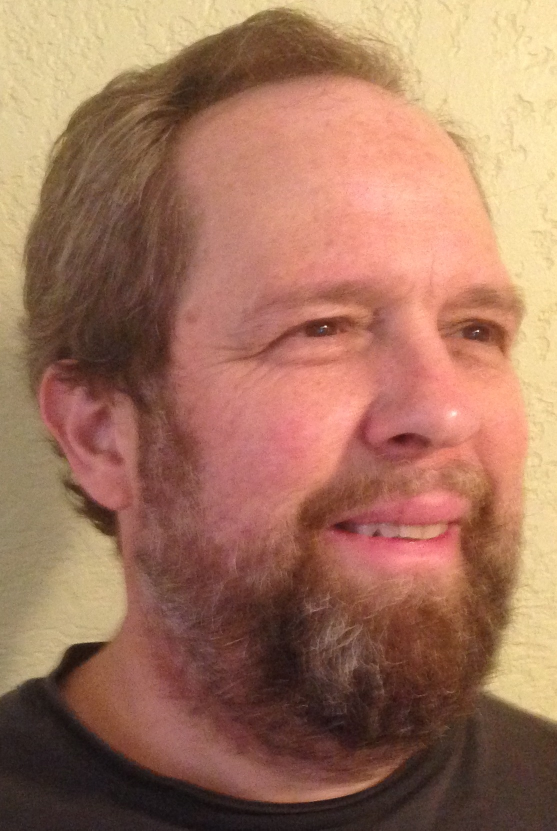
#> input picture 09-applied-ml/Labs/Faces/Steve.jpg, 1113 x 1661 px, found by its file name (shown at 1/2 size)
$ jupyter execute --allow-errors ImageAnalysis.ipynb   (shell and % lines are left out)   (older library calls are emulated)
#> lines starting #> are read from the running program, lines starting #| are printed output that depends on the picture
# Applications of Data Science
# Lab 4
# Analysis of Images

## Overview

Images are a widely used unstructured data type, and analysis and preparation of images is a common data science task. In this notebook, you will explore the basics of image processing with Python tools.

## What you will need
To complete this lab, you will need the following:
- A web browser and Internet connection
- An Azure ML workspace
- The lab files for this lab

****
**Note** To set up the required environment for the lab, follow the instructions in the Setup document.
****

## Explore an image

In this exercise, you will explore the properties of a gray scale image. As a first step read the image by executing the code in the cell below. This code will cache the images as files in your working directory. **You must have read and write permisison to your working directory.**

[cell 1]
import os
import urllib
import urllib2
url = "https://github.com/MicrosoftLearning/Applied-Machine-Learning/raw/master/Labs/Faces/Steve.jpg"
fileobject = urllib2.urlopen(url)

from scipy import misc
steve = misc.imread(fileobject, mode = 'L')
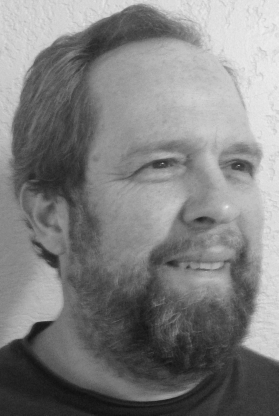
#> steve: shape (1661, 1113) (shown at 1/4 size); min 10, max 245, mean 127.8

You can determine the type of the image object by executing the code in the cell below.

[cell 2]
type(steve)

Note that the image is an ordinary Numpy array.

You can determine the type of the data in this array by executing the code in the cell below.

[cell 3]
steve.dtype

It is now clear that the image is a Numpy array of unsigned 8 bit integers.

You can determine the shape of the image array by executing the code in the cell below.

[cell 4]
steve.shape

The image is a Numpy arrary of unsigned 8 bit integers of dimension 1661x1113.

You can plot an Numpy array image using the **imshow** function from the matplotlib package. Execute the code in the cell below to create a pseudocolor plot of the image in the Numpy array.

****
**Note:** when plotting inline with matplotlib in a Jupyter notebook, you need to run the 'magic' command shown in the first line of the cell below.
****

[cell 5]
def plot_im(im):
    import matplotlib.pyplot as plt
    import numpy as np
    fig = plt.figure(figsize=(8, 6))
    fig.clf()
    ax = fig.gca()
    ax.imshow(np.array(im).astype(float))
    return 'Done'
plot_im(steve)
#> Out = 'Done'
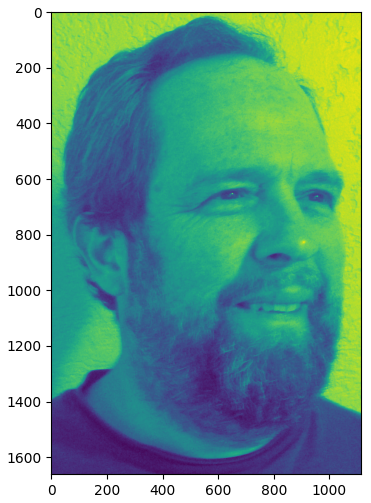
#> figure drawn by matplotlib, 1 panel

## Histograms and equalization

It is often the case that a raw image does not have the favorable statistical properties required for further analysis. For example, poor contrast in the image can make it difficult to detect features. Histogram equalization is a widely used method for improving the properties of an image.

One tool for examining the statistical properties of an image is a histogram.  Ideally, the histogram of the image should be close to a uniform distribution. The code in the cell below computes and displays the histogram of the image. Note that the Numpy **flatten** method is applied to the array. This method removes the dimension attribute, creating a one dimensional array. Execute the code in this cell to display the histogram.

[cell 6]
def hist_im(im, bins = 256):
    """ Display histogram of flattened image"""
    import matplotlib.pyplot as plt
    import numpy as np
    fig = plt.figure(figsize=(8, 6))
    fig.clf()
    ax = fig.gca()
    ax.hist(np.array(im).flatten(), bins = bins)
    return 'Done'
hist_im(steve)
#> Out = 'Done'
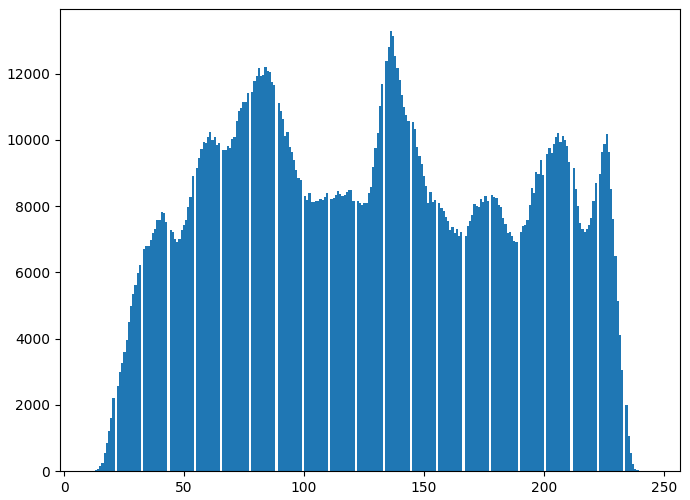
#> figure drawn by matplotlib, 1 panel; tallest bar 13288 high, from x = 135.8 to 136.7

Examine this histogram noticing, that with a number of sharp peaks, it is not terribly uniform.

Another tool for visualizing the statistics of an image is the cumulative distribution function plot. Execute the code in the cell below to compute and display the CDF plot of the gray-scale image.

[cell 7]
def cdf_im(im, bins = 256):
    """Display cumulative distirbution of flattened image"""
#> called with bins = 256
    import matplotlib.pyplot as plt
    import numpy as np

    y, x = np.histogram(np.array(im).flatten(), bins = bins)
#> y = 256 values, max 13288 at index 137, min 0 at index 12, mean 7221.5; x = 257 values from 10 to 245
    y = y.cumsum()
#> y = 256 values from 2 to 1848693

    fig = plt.figure(figsize=(8, 6))
    fig.clf()
    ax = fig.gca()
    ax.plot(x[:256], y)
    return 'Done'
cdf_im(steve)
#> Out = 'Done'

The CDF of an image with uniformly distributed pixel value is a straight line. Examine the above chart and notice that this CDF is curved, particularly at the ends.

Histogram equalization is often used to improve the statistics of images. In simple terms, the histogram equalization algorithm attempts to adjust the pixel values in the image to create a more uniform distribution. The code in the cell below uses a simple linear interpolation method on the image histogram to equalize the image. Execute the code in the cell to equalize the image.

[cell 8]
def image_equalize(im, num_bins = 256):
    """Function to equalize the image"""
#> called with num_bins = 256
    import numpy as np
    ## Compute the histogram of flattened image
    imhist, bins = np.histogram(im.flatten(), num_bins, normed=True)
#> imhist = 256 values, max 0.00783 at index 137, min 0 at index 12, mean 0.00426; bins = 257 values from 10 to 245

    cdf = imhist.cumsum() #cumulative distribution function
#> cdf = 256 values from 1.18e-06 to 1.09
    cdf = 255 * cdf / cdf[-1]  # normalize
#> cdf = 256 values from 0.000276 to 255

    ## Interpolate to equalize the image
    out = np.interp(im.flatten(), bins[:-1], cdf)
    return out.reshape(im.shape)
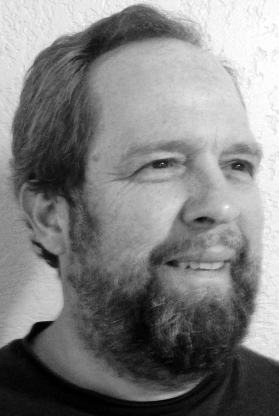
#> returned value: shape (1661, 1113) float64 (shown at 1/4 size); min 0.000276, max 255, mean 128.6; drawn with min black and max white

steve_eq = image_equalize(steve)

Now, examine the histogram of the equalized image by executing the code in the cell below.

****
**Note:** The histogram will appear to have spikes, where are the result of the binning, and not a problem with the equalization.
****

[cell 9]
hist_im(steve_eq)
#> Out = 'Done'
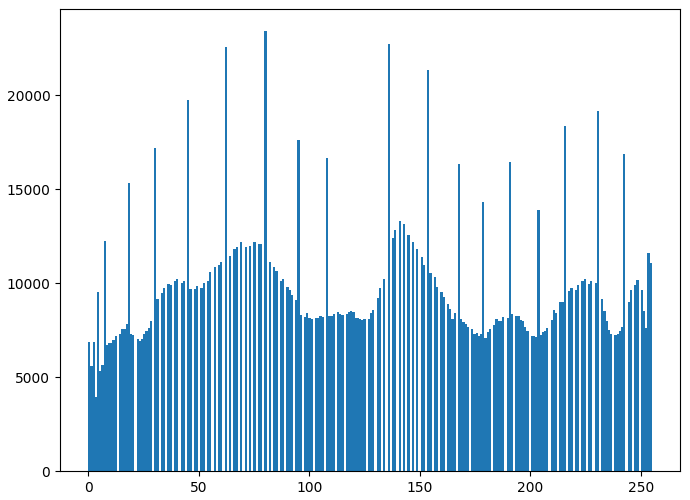
#> figure drawn by matplotlib, 1 panel; tallest bar 23407 high, from x = 79.69 to 80.68

Compare the histogram above to the first histogram of this image. Notice that the histogram of the equalized image is more uniform in appearance.

Next, compute and display the CDF of the equalized image by executing the code in the cell below.

[cell 10]
cdf_im(steve_eq)
#> Out = 'Done'
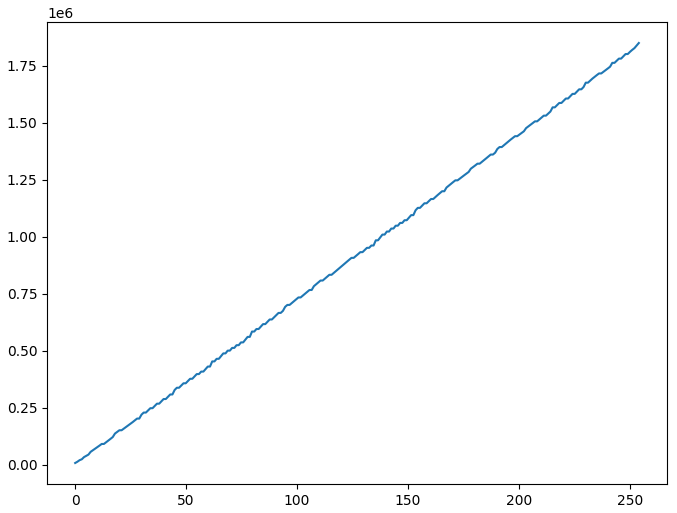
#> figure drawn by matplotlib, 1 panel; curve peaks at x = 254, y = 1848693

Examine the CDF. Notice that it is a bit straighter than before. Both the histogram and CDF indicate that the statistics of the image have improved.

Finally, compare the unequalized image to the equalized image. The code in the cell below plots two Numpy array images, side by side. Execute this code and examine the differences in the images.

[cell 11]
def plot_im2(im1, im2):
    import matplotlib.pyplot as plt
    import numpy as np
    fig, ax = plt.subplots(1, 2, figsize = (6,12))
    ax[0].imshow(im1)
    ax[1].imshow(im2)
    return 'Done'
plot_im2(steve, steve_eq)
#> Out = 'Done'

The original image is on the left and the equalized image is on the right. Notice the improved contrast in the equalized image.

## Image Manipulation

Now that you have examined some properties of images, you will now perform some basic image manipulation.

Resizing is a common form of image manipulation. Images are often resampled to a smaller size to reduce the amount of data which must be processed. The **scipy.misc.imresize** method provides a convenient way to resize an image. Execute the code in the cell below and examine the result.

[cell 12]
def resize(im, size = (64, 64)):
#> called with size = (64, 64)
    import scipy.misc as mc
    return mc.imresize(im, size)
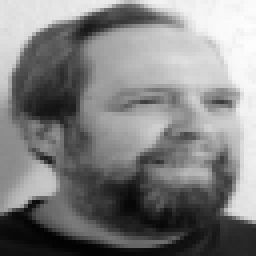
#> returned value: shape (64, 64) (shown 4 times larger); min 2, max 253, mean 128.6
plot_im2(steve_eq, resize(steve_eq))
#> Out = 'Done'

The reduced size image on the right is quite a bit more granular and coarser than the one on the left. Still, there is strong resemblance which is good, considering the number of pixels has been reduced by a factor of over 500.

Next you will rotate the image by 45 degrees. Rotation is performed by pixel interpolation. The code in the cell below uses the **scipy.ndimage.interpolation.rotate** method. Execute this code and examine the result.

[cell 13]
def rotate(im, angle = 45):
#> called with angle = 45
    from scipy.ndimage import interpolation
    return interpolation.rotate(im, angle)
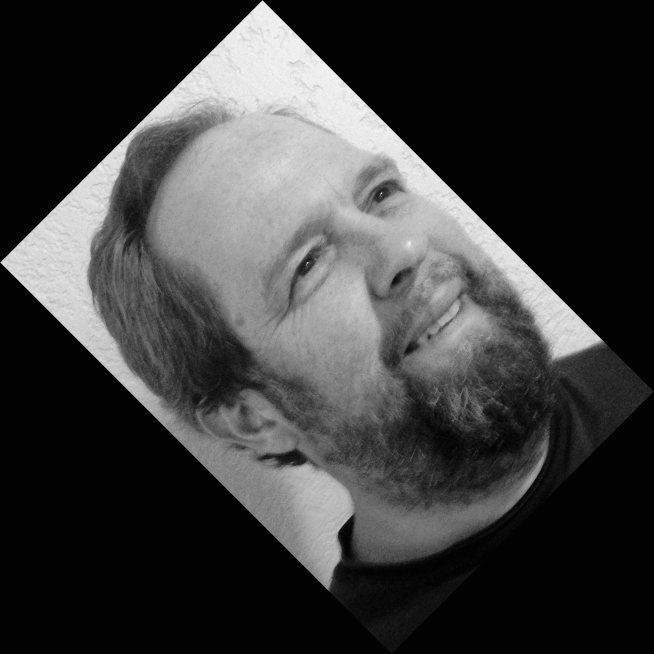
#> returned value: shape (1962, 1962) float64 (shown at 1/3 size); min -2.46, max 270, mean 61.7; drawn with min black and max white
plot_im2(steve_eq, rotate(steve_eq))
#> Out = 'Done'

The rotated image on the right is a duplicate of the image on the left. Notice that the area around the rotated image has been backfilled with zero values.

## Working with a list of images

Typically multiple images are analyzed as a group. This group of images can be stored as a list object in Python.

Execute the code in the cell below to create a list of images.

[cell 14]
import os
import urllib
import urllib2

baseUrl = "https://github.com/MicrosoftLearning/Applied-Machine-Learning/raw/master/Labs/CarrotImages/Carrot"

image_list = []
#> (the rest of this cell did not finish here and is left out)

Now that you have loaded the list, check the number of images in the list by executing the code in the cell below.

[cell 15]
len(image_list)

The list contains 9 images.

Now, check the dimensions of the numpy image array. Execute the code in the cell below to display the dimensions of the first image in the list.

#> (a cell that did not finish here is left out)

The Numpy image array has three dimensions. These are color images, with red, green and blue layers, each stored as 2x2 arrays.

The code in the function below integrates over the images in the list and displays each one into an array of axes. Execute this code to view the images of carrots.

[cell 17]
def plot_carrot(im_list):
    import matplotlib.pyplot as plt
    fig, ax = plt.subplots(3, 3, figsize = (12,12))
    j = -1
    for i, image in enumerate(im_list):
        k = i % 3
        if k == 0: j += 1
        ax[j,k].imshow(image)
    return 'Done'
plot_carrot(image_list)

You can see the 9 images of carrots which have different shapes, several colors and different orientations.

The code in the cell below loops over the list of images and plots each histogram into an array of axes. Execute the code to display the image histograms.

[cell 18]
def hist_carrot(im_list, bins = 256):
    """ Display histogram of flattened image"""
#> called with bins = 256
    import matplotlib.pyplot as plt
    import numpy as np
    fig, ax = plt.subplots(3, 3, figsize = (12,12))
    j = -1
    for i, image in enumerate(im_list):
        k = i % 3
        if k == 0: j += 1
        ax[j,k].hist(np.array(image).flatten(), bins = bins)
    return 'Done'
hist_carrot(image_list)

Examine the histograms of the images. Notice that each image has a long left tail, arrising from the background.

## Image Filtering

You have loaded some images, explored their properties, and performed some basic processing. Now, you will apply some specific filters to the images. Filters are applied to images in order to either enhance aspects of the image or to remove undesired properties of the image such as noise.

First, you will add some Gaussian or white noise to the face image. The code in the cell below does the following:

- Generate a one dimensional array of Gaussian noise.
- Shape the noise array to match the image.
- Add the noise array to the image.
- Ensure there are no image values less than zero.

Execute this code to add Gaussian noise to the image and display the results.

[cell 19]
def add_noise(im, mean = 128, sd = 20):
    """Adds Gausian noise to the image"""
#> called with mean = 128, sd = 20
    from numpy.random import normal
    import numpy as np
    im_a = np.array(im)
    shape = im_a.shape
    ng = normal(loc = mean, scale = sd, size = shape[0] * shape[1])
    ng.shape = shape
    ng = np.divide( np.add(ng, im_a), 2.0)
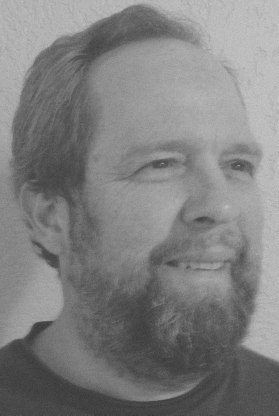
#> ng: shape (1661, 1113) float64 (shown at 1/4 size); min 26.66, max 234.3, mean 128.3
    ng[np.where( ng < 0 )] = 0
    return ng
steve_n = add_noise(steve_eq)
plot_im2(steve_eq, steve_n)
#> Out = 'Done'

Examine these two images comparing the original image on the left to the noisy image on the right. Notice that the noisy image on the left is far less distinct.

Create a histogram of the noisy image by executing the code in the cell below.

[cell 20]
hist_im(steve_n)
#> Out = 'Done'
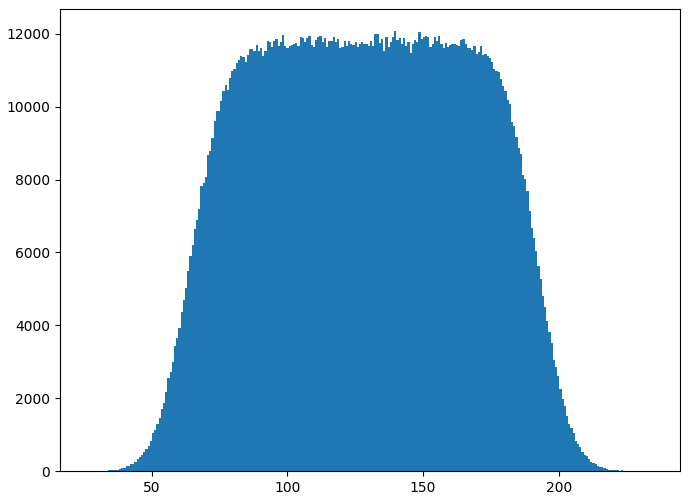
#> figure drawn by matplotlib, 1 panel; tallest bar 12077 high, from x = 139.4 to 140.2
#> (the rest of the program and of its run is left out)
